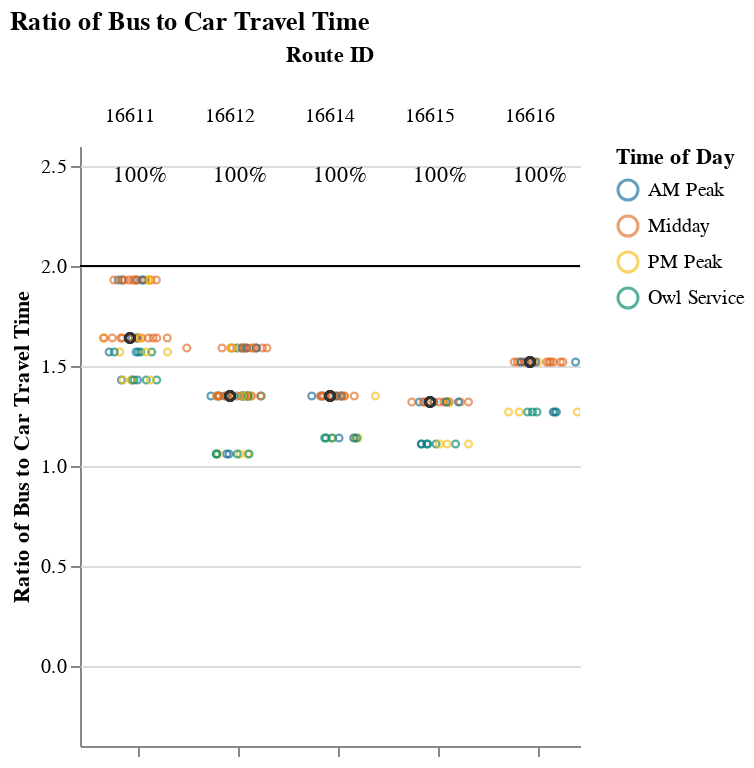
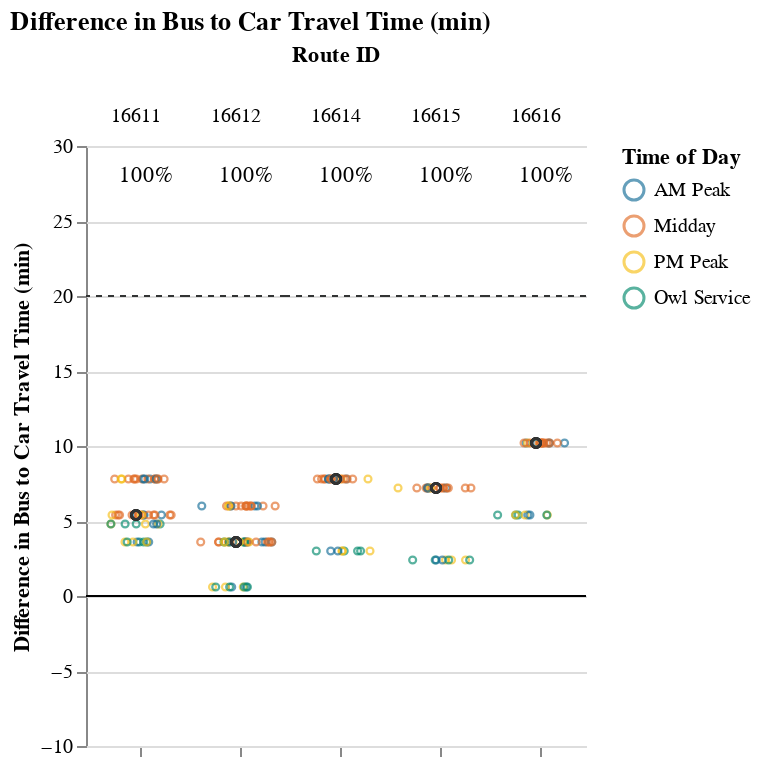

Notebook cell for these charts, in order:
### Markdown cell above
## Viable Competitive Routes
### Short Routes (< 1 hr)

### Code cell
# Allow for possibility that operator doesn't have routes that fall into certain route_groups
# But, jupyterbook will not like markdown with f-string
# separate out route_group and put in each cell, and use try/except + if to display...
# but all 3 route groups must be displayed. just add sentence about why no routes were returned at the end
route_group = "short"
try:
    display_charts_for_route_group(df, route_group)
except:
    print("No routes meet this criteria.")

### Figure 1 — Vega-Lite specification as saved in the notebook (floating-point values rounded to 4 significant figures; data arrays with more than 128 entries replaced by an {"elided": "..."} marker saying what was removed)
{"config": {"view": {"continuousWidth": 400, "continuousHeight": 300, "stroke": null}, "facet": {"spacing": 0}}, "data": {"name": "data-7f6fe5460db156cfaf78f90418059cd2"}, "facet": {"column": {"field": "route_id", "sort": ["16611", "16612", "16614", "16615", "16616"], "title": "Route ID", "type": "nominal"}}, "spec": {"layer": [{"mark": "rule", "encoding": {"color": {"value": "black"}, "y": {"field": "cutoff", "type": "quantitative"}}, "selection": {"selector001": {"type": "interval", "bind": "scales", "encodings": ["x", "y"]}}}, {"mark": {"type": "point", "opacity": 0.65, "size": 12, "strokeWidth": 1.1}, "encoding": {"color": {"field": "time_of_day", "scale": {"range": ["#136C97", "#E16B26", "#F6BF16", "#00896B", "#7790A3", "#5B559C"]}, "sort": ["AM Peak", "Midday", "PM Peak", "Owl Service"], "title": "Time of Day", "type": "nominal"}, "tooltip": [{"field": "route_id", "type": "nominal"}, {"field": "trip_id", "type": "nominal"}, {"field": "service_hours", "type": "quantitative"}, {"field": "car_duration_hours", "type": "quantitative"}, {"field": "bus_multiplier", "type": "quantitative"}, {"field": "bus_difference", "type": "quantitative"}, {"field": "num_trips", "type": "quantitative"}, {"field": "num_competitive", "type": "quantitative"}, {"field": "pct_trips_competitive", "type": "quantitative"}, {"field": "p25", "type": "quantitative"}, {"field": "p50", "type": "quantitative"}, {"field": "p75", "type": "quantitative"}], "x": {"axis": {"grid": false, "labels": false, "ticks": true, "values": [0]}, "field": "jitter", "scale": {}, "title": null, "type": "quantitative"}, "y": {"field": "bus_multiplier", "scale": {"domain": [-0.25, 2.5]}, "title": "Ratio of Bus to Car Travel Time", "type": "quantitative"}}, "transform": [{"calculate": "sqrt(-2*log(random()))*cos(2*PI*random())", "as": "jitter"}], "width": 50}, {"layer": [{"mark": {"type": "point", "opacity": 0.6, "size": 20, "strokeWidth": 1.3}, "encoding": {"color": {"value": "#323434"}, "y": {"field": "bus_multiplier", "type": "quantitative"}}, "transform": [{"filter": "(datum.p50_trip === 1)"}]}, {"mark": {"type": "text", "align": "center", "baseline": "middle"}, "encoding": {"color": {"value": "black"}, "text": {"field": "pct_trips_competitive", "format": ".0%", "type": "quantitative"}, "tooltip": [{"field": "route_id", "type": "nominal"}, {"field": "trip_id", "type": "nominal"}, {"field": "service_hours", "type": "quantitative"}, {"field": "car_duration_hours", "type": "quantitative"}, {"field": "bus_multiplier", "type": "quantitative"}, {"field": "bus_difference", "type": "quantitative"}, {"field": "num_trips", "type": "quantitative"}, {"field": "num_competitive", "type": "quantitative"}, {"field": "pct_trips_competitive", "type": "quantitative"}, {"field": "p25", "type": "quantitative"}, {"field": "p50", "type": "quantitative"}, {"field": "p75", "type": "quantitative"}], "x": {"value": 30}, "y": {"value": 15}}, "transform": [{"calculate": "sqrt(-2*log(random()))*cos(2*PI*random())", "as": "jitter"}, {"filter": "(datum.fastest_trip === 1)"}]}]}]}, "resolve": {"scale": {"y": "shared"}}, "title": "Ratio of Bus to Car Travel Time", "$schema": "https://vega.github.io/schema/vega-lite/v4.17.0.json", "datasets": {"data-7f6fe5460db156cfaf78f90418059cd2": {"elided": "189 records"}}}

### Figure 2 — Vega-Lite specification as saved in the notebook (floating-point values rounded to 4 significant figures; data arrays with more than 128 entries replaced by an {"elided": "..."} marker saying what was removed)
{"config": {"view": {"continuousWidth": 400, "continuousHeight": 300, "stroke": null}, "facet": {"spacing": 0}}, "data": {"name": "data-d89e35b5acd42f2fdaf4113031be0639"}, "facet": {"column": {"field": "route_id", "sort": ["16611", "16612", "16614", "16615", "16616"], "title": "Route ID", "type": "nominal"}}, "spec": {"layer": [{"mark": "rule", "encoding": {"color": {"value": "black"}, "y": {"field": "cutoff", "type": "quantitative"}}, "selection": {"selector002": {"type": "interval", "bind": "scales", "encodings": ["x", "y"]}}}, {"mark": {"type": "rule", "strokeDash": [3, 3]}, "encoding": {"color": {"value": "#323434"}, "y": {"field": "cutoff2", "type": "quantitative"}}}, {"mark": {"type": "point", "opacity": 0.65, "size": 12, "strokeWidth": 1.1}, "encoding": {"color": {"field": "time_of_day", "scale": {"range": ["#136C97", "#E16B26", "#F6BF16", "#00896B", "#7790A3", "#5B559C"]}, "sort": ["AM Peak", "Midday", "PM Peak", "Owl Service"], "title": "Time of Day", "type": "nominal"}, "tooltip": [{"field": "route_id", "type": "nominal"}, {"field": "trip_id", "type": "nominal"}, {"field": "service_hours", "type": "quantitative"}, {"field": "car_duration_hours", "type": "quantitative"}, {"field": "bus_multiplier", "type": "quantitative"}, {"field": "bus_difference", "type": "quantitative"}, {"field": "num_trips", "type": "quantitative"}, {"field": "num_competitive", "type": "quantitative"}, {"field": "pct_trips_competitive", "type": "quantitative"}, {"field": "p25", "type": "quantitative"}, {"field": "p50", "type": "quantitative"}, {"field": "p75", "type": "quantitative"}], "x": {"axis": {"grid": false, "labels": false, "ticks": true, "values": [0]}, "field": "jitter", "scale": {}, "title": null, "type": "quantitative"}, "y": {"field": "bus_difference", "scale": {"domain": [-5, 25.0]}, "title": "Difference in Bus to Car Travel Time (min)", "type": "quantitative"}}, "transform": [{"calculate": "sqrt(-2*log(random()))*cos(2*PI*random())", "as": "jitter"}], "width": 50}, {"layer": [{"mark": {"type": "point", "opacity": 0.6, "size": 20, "strokeWidth": 1.3}, "encoding": {"color": {"value": "#323434"}, "y": {"field": "bus_difference", "type": "quantitative"}}, "transform": [{"filter": "(datum.p50_trip === 1)"}]}, {"mark": {"type": "text", "align": "center", "baseline": "middle"}, "encoding": {"color": {"value": "black"}, "text": {"field": "pct_trips_competitive", "format": ".0%", "type": "quantitative"}, "tooltip": [{"field": "route_id", "type": "nominal"}, {"field": "trip_id", "type": "nominal"}, {"field": "service_hours", "type": "quantitative"}, {"field": "car_duration_hours", "type": "quantitative"}, {"field": "bus_multiplier", "type": "quantitative"}, {"field": "bus_difference", "type": "quantitative"}, {"field": "num_trips", "type": "quantitative"}, {"field": "num_competitive", "type": "quantitative"}, {"field": "pct_trips_competitive", "type": "quantitative"}, {"field": "p25", "type": "quantitative"}, {"field": "p50", "type": "quantitative"}, {"field": "p75", "type": "quantitative"}], "x": {"value": 30}, "y": {"value": 15}}, "transform": [{"calculate": "sqrt(-2*log(random()))*cos(2*PI*random())", "as": "jitter"}, {"filter": "(datum.fastest_trip === 1)"}]}]}]}, "resolve": {"scale": {"y": "shared"}}, "title": "Difference in Bus to Car Travel Time (min)", "$schema": "https://vega.github.io/schema/vega-lite/v4.17.0.json", "datasets": {"data-d89e35b5acd42f2fdaf4113031be0639": {"elided": "189 records"}}}
